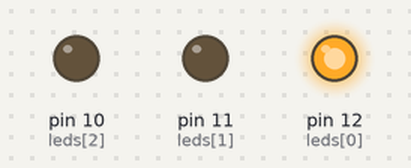
The sketch below on a simulated Arduino Uno, built with avr-gcc and run on an emulated ATmega328P. Shown: output pins drawn as LEDs (lit = HIGH).

Above: at 0.2 s.
At 1.2 s:
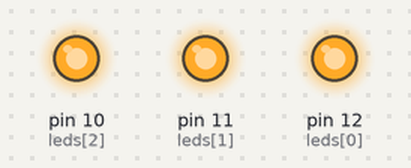
At 1.7 s:
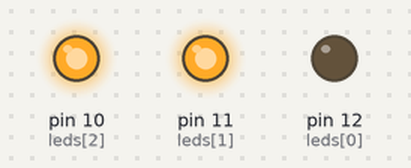
At 2.2 s:
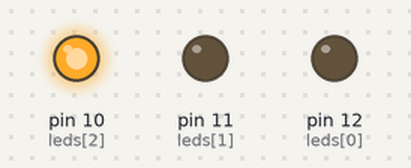
At 3.7 s:
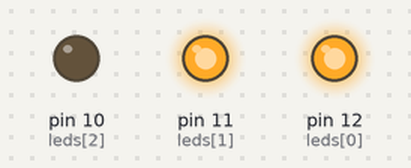
At 5.7 s:
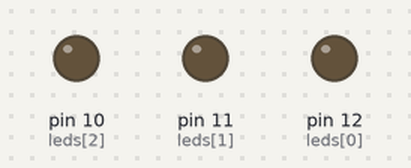
Timing chart, 0 to 6.9 s (numbered marks = the images above):
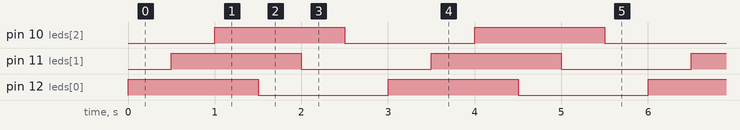

The sketch:

01_LED_03_for.ino
```cpp
// 배열 선언하는 방법
// 대괄호 []: 배열 선언하거나 접근에서 사용

// 선언
int leds[] = {12, 11, 10};
int count = 3;

void setup() {
  for (int i = 0; i < count; i++) {
    pinMode(leds[i], OUTPUT);
  }
}

void loop() {
  for (int i = 0; i < count; i++) {
    digitalWrite(leds[i], HIGH);
    delay(500);
  }

  for (int i = 0; i < count; i++) {
    digitalWrite(leds[i], LOW);
    delay(500);
  }
}
```

Measured:
- by itself, pin 10 (leds[2]), pin 11 (leds[1]), pin 12 (leds[0]): alternates HIGH for 1.5 s and LOW for 1.5 s
- by itself, everything shown: repeats every 3.0 s, in 6 steps
